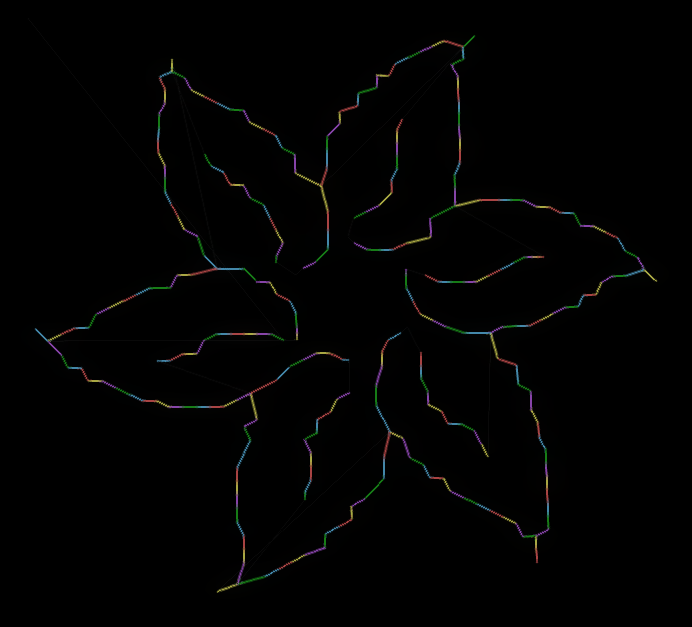
#> input picture test/image-to-gcode/images/flower_gcode.png, 692 x 627 px
$ python svgtry.py image-to-gcode/images/flower_gcode.png
#> lines starting #> are read from the running program, lines starting #| are printed output that depends on the picture; after the words box and inside, x2 and y2 are one past the last pixel; in counts of white or black regions, pixels touching at a corner belong together
#!/usr/bin/env python3
"""
Convert an image to G‑code by thresholding to a PBM, tracing with the Potrace CLI into SVG (with optional simplification), and generating G‑code via svg2gcode with circular interpolation support.
This version incluye detección de discontinuidades internas para usar G0 en saltos de sub‑contornos y evita cortar al cerrar contornos.
"""
import argparse
import subprocess
import os
import math
from PIL import Image
import numpy as np
import svgpathtools as svgpath
from typing import List, Tuple, Optional


def bitmap_to_pbm(input_path: str, pbm_path: str, threshold: int):
#> called with input_path = 'image-to-gcode/images/flower_gcode.png', pbm_path = 'image-to-gcode/images/flower_gcode.pbm', threshold = 128
    img = Image.open(input_path).convert('L')
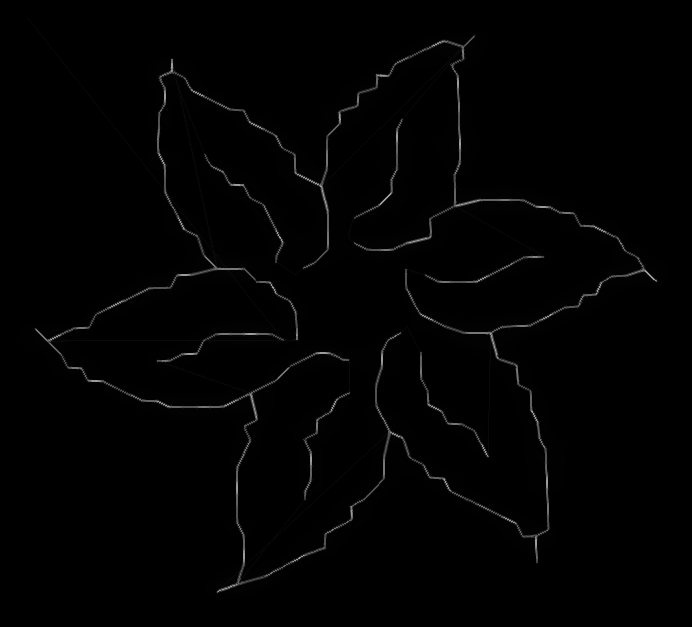
#> img: PIL image 692x627 L; min 0, max 160, mean 2.1
    bitmap = img.point(lambda x: 1 if x > threshold else 0, mode='1')
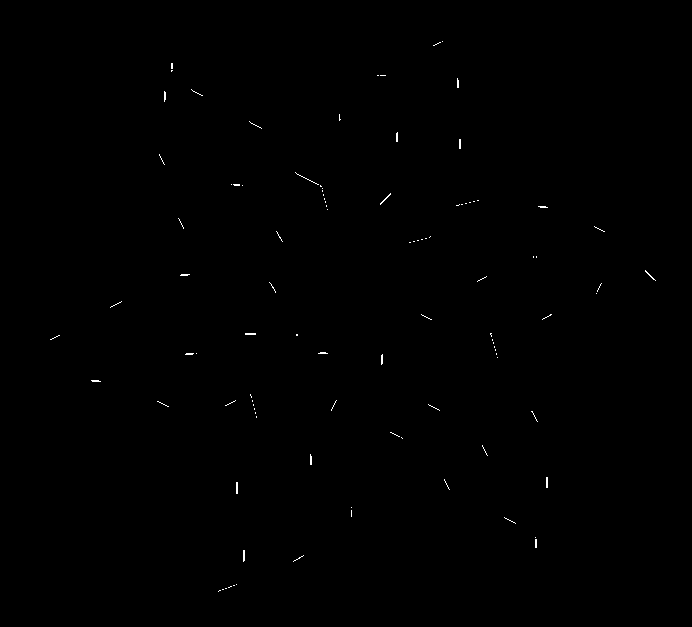
#> bitmap: PIL image 692x627 1; 0.18% white in thin lines or dots, all inside (x1, y1, x2, y2) = (50, 41, 656, 592)
    bitmap.save(pbm_path)
    print(f"Saved PBM to {pbm_path}")


def pbm_to_svg(pbm_path: str, svg_path: str, potrace_opts: str):
#> called with pbm_path = 'image-to-gcode/images/flower_gcode.pbm', svg_path = 'image-to-gcode/images/flower_gcode.svg', potrace_opts = '-s'
    cmd = f"potrace {potrace_opts} -o \"{svg_path}\" \"{pbm_path}\""
    print(f"Running: {cmd}")
    subprocess.run(cmd, shell=True, check=True)
#> (this line was passed over: subprocess is not available in this run)
    print(f"Saved SVG to {svg_path}")


class CircleFit:
    # [55 lines left out: functions fit_circle_to_points, evaluate_circle_fit, fit_arc_to_segment, segment_to_linear_gcode, not called in this run]


def svg_to_gcode_with_arcs(svg_path: str, gcode_path: str, feed_rate=1000,
                          z_safe=5.0, z_cut=-1.0, arc_samples=12,
                          arc_error_threshold=0.05, max_radius_multiplier=3.0,
                          min_arc_angle=5.0, verbose=False):
    paths, _ = svgpath.svg2paths(svg_path)
    total_segments = arc_segments = linear_segments = contour_transitions = 0

    with open(gcode_path, 'w') as f:
        f.write("; G-code generado con detección de discontinuidades y arcos\n")
        f.write("G21 ; unidades mm\nG90 ; posicionamiento absoluto\nG17 ; plano XY\n")
        f.write(f"F{feed_rate} ; feed rate\nG0 Z{z_safe} ; altura segura inicial\n\n")

        for p_idx, path in enumerate(paths):
            if not path:
                continue
            start_pt = path[0].start
            f.write(f"; Path {p_idx+1}\n")
            f.write(f"G0 Z{z_safe} ; Lift safe\n")
            f.write(f"G0 X{start_pt.real:.4f} Y{start_pt.imag:.4f} ; Rapid al start\n")
            f.write(f"G1 Z{z_cut:.4f} F{feed_rate//2} ; Plunge\n")
            f.write(f"F{feed_rate} ; Restore feed\n")
            current_point = start_pt

            for idx, segment in enumerate(path):
                total_segments += 1
                end = segment.end
                # 1) Discontinuidad interna: nuevo sub‑contorno
                if idx > 0 and abs(segment.start - current_point) > 1e-6:
                    contour_transitions += 1
                    f.write(f"G0 Z{z_safe} ; Lift sub‑contour\n")
                    f.write(f"G0 X{segment.start.real:.4f} Y{segment.start.imag:.4f} ; Rapid salto\n")
                    f.write(f"G1 Z{z_cut:.4f} F{feed_rate//2} ; Plunge\n")
                    f.write(f"F{feed_rate} ; Restore feed\n")
                    current_point = segment.start
                # 2) Si es línea
                if isinstance(segment, svgpath.Line):
                    # Evitar corte al cerrar contorno
                    if idx == len(path)-1 and abs(end - start_pt) < 1e-6:
                        f.write(f"G0 X{end.real:.4f} Y{end.imag:.4f} ; Cerrar sin cortar\n")
                    else:
                        f.write(f"G1 X{end.real:.4f} Y{end.imag:.4f}\n")
                    current_point = end
                    linear_segments += 1
                    continue
                # 3) Intento de arco
                arc_fit = fit_arc_to_segment(segment, arc_samples,
                                            arc_error_threshold,
                                            max_radius_multiplier,
                                            min_arc_angle)
                if arc_fit:
                    _, end_pt, center, radius, direction, angle = arc_fit
                    seg_len = abs(end - current_point)
                    if radius < seg_len*0.1 or radius > seg_len*max_radius_multiplier:
                        current_point = segment_to_linear_gcode(segment, f)
                        linear_segments += 1
                    else:
                        i_val = center.real - current_point.real
                        j_val = center.imag - current_point.imag
                        if abs(i_val) > radius*2 or abs(j_val) > radius*2:
                            current_point = segment_to_linear_gcode(segment, f)
                            linear_segments += 1
                        else:
                            f.write(f"{direction} X{end_pt.real:.4f} Y{end_pt.imag:.4f} I{i_val:.4f} J{j_val:.4f} ; Arc {angle:.1f}°\n")
                            arc_segments += 1
                else:
                    current_point = segment_to_linear_gcode(segment, f)
                    linear_segments += 1
                current_point = end

            # Fin de path
            f.write(f"G0 Z{z_safe} ; End path lift\n\n")
            contour_transitions += 1

        f.write(f"G0 Z{z_safe} ; Safe end\nM2 ; Program end\n")
    print(f"G-code guardado en {gcode_path}: {arc_segments} arcos, {linear_segments} lineales, {contour_transitions} contornos")


def main():
    parser = argparse.ArgumentParser(description="Image → PBM → SVG → G‑code con arcos y discontinuidades")
    parser.add_argument('input', help="Archivo de entrada (imagen)")
    parser.add_argument('-t','--threshold', type=int, default=128, help="Umbral 0–255")
    parser.add_argument('--pbm', default=None, help="Ruta PBM intermedio")
    parser.add_argument('--svg', default=None, help="Ruta SVG salida")
    parser.add_argument('-o','--output', default=None, help="Ruta G-code salida")
    parser.add_argument('--potrace-opts', default='-s', help="Opciones Potrace")
    parser.add_argument('--feed-rate', type=int, default=1000, help="Feed rate mm/min")
    parser.add_argument('--z-safe', type=float, default=5.0, help="Altura segura mm")
    parser.add_argument('--z-cut', type=float, default=-1.0, help="Profundidad mm")
    parser.add_argument('--arc-samples', type=int, default=12, help="Muestras para arcos")
    parser.add_argument('--arc-error', type=float, default=0.05, help="Error máx arcos")
    parser.add_argument('--max-radius', type=float, default=3.0, help="Radio máx mult.")
    parser.add_argument('--min-angle', type=float, default=5.0, help="Ángulo mín arcos")
    parser.add_argument('--simplify', action='store_true', help="Simplificar SVG")
    parser.add_argument('--verbose', action='store_true', help="Verbose")
    args = parser.parse_args()

    base, _ = os.path.splitext(args.input)
    pbm = args.pbm or f"{base}.pbm"
    svg = args.svg or f"{base}.svg"
    out = args.output or f"{base}.nc"

    bitmap_to_pbm(args.input, pbm, args.threshold)
    if args.simplify:
        opts = args.potrace_opts + ' -O 1.0 -t 50'
    else:
        opts = args.potrace_opts
    pbm_to_svg(pbm, svg, opts)
    svg_to_gcode_with_arcs(svg, out,
                          feed_rate=args.feed_rate,
                          z_safe=args.z_safe,
                          z_cut=args.z_cut,
                          arc_samples=args.arc_samples,
                          arc_error_threshold=args.arc_error,
                          max_radius_multiplier=args.max_radius,
                          min_arc_angle=args.min_angle,
                          verbose=args.verbose)
#> (the call stopped at in svg_to_gcode_with_arcs, `paths, _ = svgpath.svg2paths(svg_path)`: svgpathtools is not available in this run)

if __name__ == '__main__':
    main()
